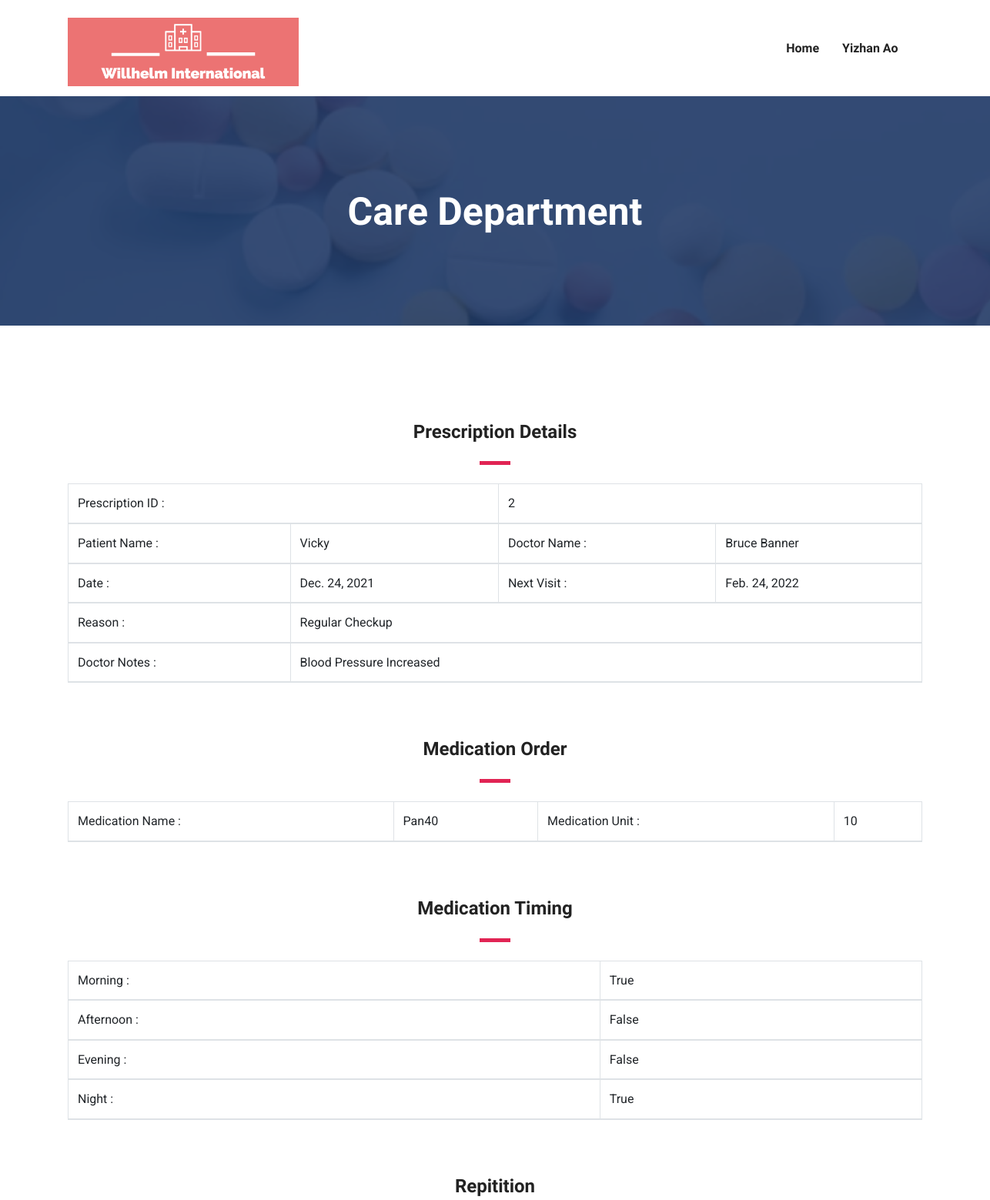
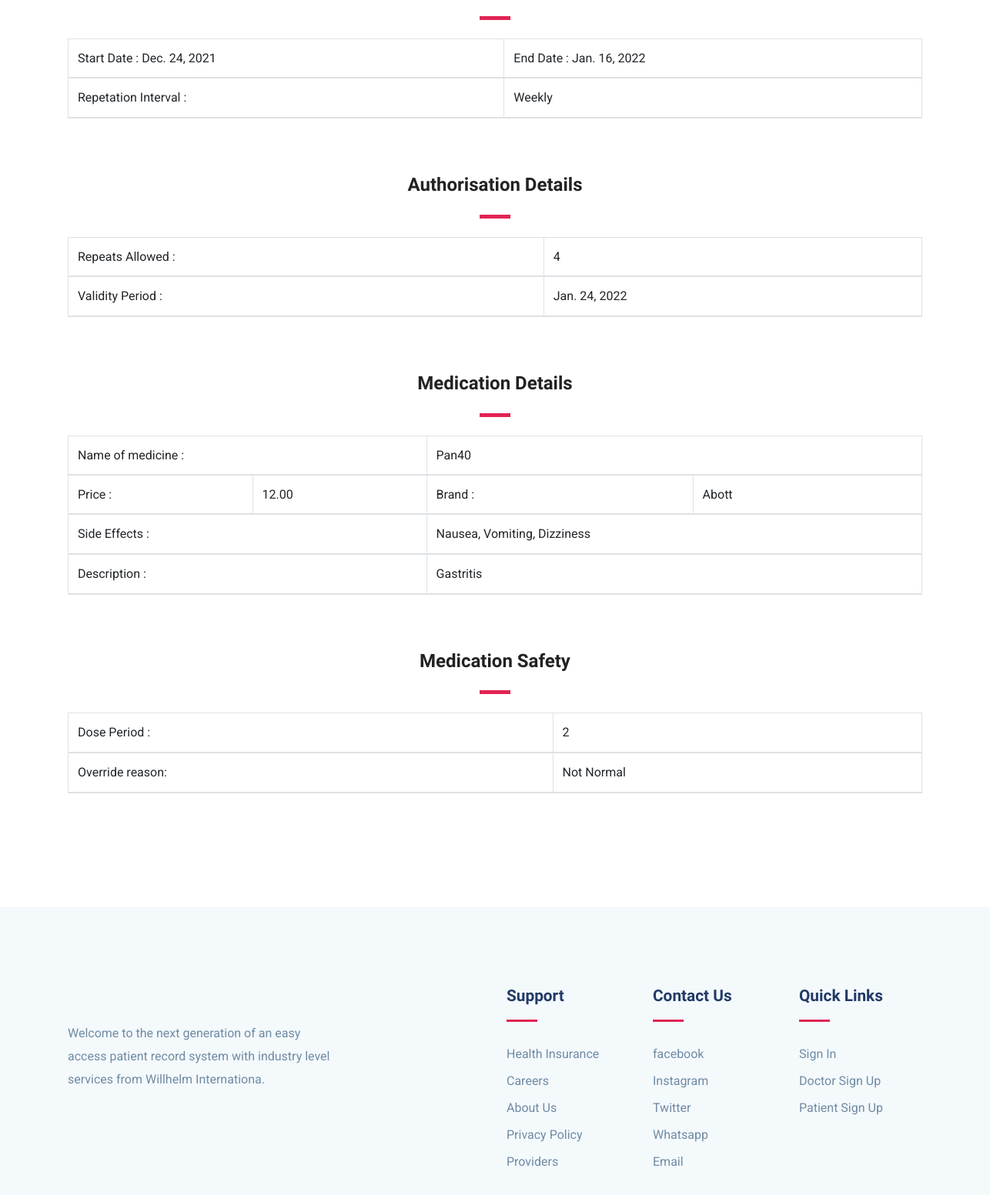
Page /prescription/2 (signed in) on the committed database (2 pictures, top to bottom).
### doctor/models.py (models this page shows, shortened)
class DoctorProfile(models.Model):
    doctor_id = models.AutoField(primary_key=True)
    doctor_name = models.CharField(max_length=100)
    phone_num = models.CharField(max_length=15)
    email = models.EmailField(unique = True)
    created_date = models.DateField(default=now)
    department = models.ForeignKey(Department, on_delete=models.CASCADE)
    def __str__(self):
        return str(self.doctor_name)

class DoctorPrescription(models.Model):
    prescription_id = models.AutoField(primary_key=True)
    date = models.DateField()
    nextVisit = models.DateField(null=False)
    reason = models.CharField(max_length=100)
    doctors_notes = models.TextField(null=False)
    patient_id = models.ForeignKey(PatientProfile, on_delete=models.CASCADE)
    doctor_id = models.ForeignKey(DoctorProfile, on_delete=models.CASCADE)
    def __str__(self):
        return str(self.patient_id.patient_name)+ " is assigned to Dr. " + str(self.doctor_id.doctor_name)

class Medication_order(models.Model):
    medication_id = models.AutoField(primary_key=True)
    medication_unit = models.CharField(max_length=100)  # quantity - 1 tab, 2 tab, etc
    prescription_id = models.ForeignKey(DoctorPrescription, on_delete=models.CASCADE)
    medicine_code = models.ForeignKey(Medicines, on_delete=models.CASCADE)
    def __str__(self):
        return str(self.medicine_code.name) + " prescribed by Dr. " + str(self.prescription_id.doctor_id.doctor_name)

class Medicines(models.Model):
    code = models.AutoField(primary_key=True)
    name = models.CharField(max_length=50)
    price = models.DecimalField(decimal_places=2, max_digits=7)
    brand = models.CharField(max_length=50)
    side_effects = models.TextField(null=True)
    description = models.TextField(null=False)
    def __str__(self):
        return self.name

class Medication_timing(models.Model):
    medication_timing_id = models.AutoField(primary_key=True)
    morning = models.BooleanField()
    afternoon = models.BooleanField()
    evening = models.BooleanField()
    night = models.BooleanField()
    medication_id = models.ForeignKey(Medication_order, on_delete=models.CASCADE)
    def __str__(self):
        return "Timing of " + str(self.medication_id.medicine_code.name)

class Repetation(models.Model):
    repetation_id = models.AutoField(primary_key=True)
    start_date = models.DateField()
    end_date = models.DateField()
    repetation_interval = models.CharField(max_length=100) # daily, weekly, fortnightly, monthly
    medication_id = models.ForeignKey(Medication_order, on_delete=models.CASCADE)
    def __str__(self):
        return str(self.medication_id.medicine_code.name) +" medicine is continued for  " + str(self.repetation_interval) + " days"

class Authorisation_details(models.Model):
    authorization_id = models.AutoField(primary_key=True)
    number_of_repeats_allowed = models.IntegerField()
    validity_period = models.DateField()
    medication_id = models.ForeignKey(Medication_order, on_delete=models.CASCADE)
    def __str__(self):
        return str(self.medication_id.medicine_code.name) + " is allowed " + str(self.number_of_repeats_allowed) + " times"

class Medication_safety(models.Model):
    medication_safety_id = models.AutoField(primary_key=True)
    max_dose_per_period = models.IntegerField()
    override_reason = models.CharField(max_length=500) # Reason for represcribing
    medication_id = models.ForeignKey(Medication_order, on_delete=models.CASCADE)
    def __str__(self):
        return "Safety with " + str(self.medication_id.medicine_code.name)

### patient/models.py (models this page shows, shortened)
class PatientProfile(models.Model):
    patient_id = models.AutoField(primary_key=True)
    email = models.EmailField(unique=True)
    patient_name = models.CharField(max_length=50)
    gender = models.CharField(max_length=10)
    phone_num = models.CharField(max_length=15)
    patient_relative_name = models.CharField(max_length=50, null=True)
    patient_relative_contact = models.CharField(max_length=15, null=True)
    resd_address = models.TextField()
    prior_ailments = models.TextField()
    dob = models.DateField(null=True)
    created_date = models.DateField(default=now)
    def __str__(self):
        return str(self.patient_name)
    class Meta:
        db_table = 'PatientProfile'

### doctor/views.py (the view)
# urls.py: path('prescription/<int:id>', view_prescription, name='view_prescription'),
@login_required(login_url='/login/')
def view_prescription(request, id):
    userprofile = get_userprofile_by_request(request)
    prescription = DoctorPrescription.objects.filter(prescription_id = id)[0]
    medication_orders = Medication_order.objects.filter(prescription_id=prescription.prescription_id)
    if userprofile and request.user.is_doctor:
        prescription_data = {
            'prescription_details': prescription,
            'medication_data':[],
            'username': userprofile.doctor_name, 'usertype': 'doctor'
            }
    else:
        prescription_data = {
        'prescription_details': prescription,
        'medication_data':[],
        'username': userprofile.patient_name, 'usertype': 'patient'
        }
    for med_order in medication_orders:
        authorization = Authorisation_details.objects.filter(medication_id=med_order.medication_id)[0]
        med_timing = Medication_timing.objects.filter(medication_id=med_order.medication_id)[0]
        repetation = Repetation.objects.filter(medication_id=med_order.medication_id)[0]
        med_safety = Medication_safety.objects.filter(medication_id=med_order.medication_id)[0]
        medicine_details = Medicines.objects.filter(name = med_order.medicine_code)[0]
        medication_data = {
            'medication_order': med_order,
            'authorization': authorization,
            'med_timing': med_timing,
            'repetation': repetation,
            'med_safety': med_safety,
            'medicine_details': medicine_details
            }
        prescription_data['medication_data'].append(medication_data)
    print(prescription_data)
    return render(request,'doc_prescription.html', prescription_data)

### doctor/templates/doc_prescription.html (shortened to what this page needs)
{% extends "base.html" %}
{% block body %}
<section class="page-title bg-3">
  <div class="container">
    <div class="row">
      <div class="col-md-12">
        <div class="block text-center">
          <h1 class="text-capitalize mb-5 text-lg">Care Department</h1>
        </div>
      </div>
    </div>
  </div>
</section>
<section class="section service-2">
  <div class="container">
    <div class="row">
      <div class="col-lg-12">
        <div class="text-center">
          <h3 class="mb-2">Prescription Details</h3>
          <div class="divider mx-auto my-4"></div>
        </div>
      </div>
      <div class="col-lg-12">
        <div class="depatment-block mb-5">
          <table class="table table-bordered">
            <thead>
              <tr>
                <td colspan="2">Prescription ID : </td>
                <td colspan="2">{{prescription_details.prescription_id}}</td>
              </tr>
              <tr>
                <td>Patient Name : </td>
                <td>{{prescription_details.patient_id}}</td>
                <td>Doctor Name : </td>
                <td>{{prescription_details.doctor_id}}</td>
              </tr>
              <tr>
                <td>Date : </td>
                <td>{{prescription_details.date}}</td>
                <td>Next Visit : </td>
                <td>{{prescription_details.nextVisit }}</td>
              </tr>
              <tr>
                <td colspan="1">Reason : </td>
                <td colspan="5">{{prescription_details.reason}}</td>
              </tr>
              <tr>
                <td colspan="1">Doctor Notes : </td>
                <td colspan="5">{{prescription_details.doctors_notes }}</td>
              </tr>
            </thead>
          </table>
        </div>
      </div>
      {% for data in medication_data %}
      <div class="col-lg-12">
        <div class="text-center">
          <h3 class="mb-2">Medication Order</h3>
          <div class="divider mx-auto my-4"></div>
        </div>
      </div>
      <div class="col-lg-12">
        <div class="depatment-block mb-5">
          <table class="table table-bordered">
            <thead>
              <tr>
                <td>Medication Name : </td>
                <td>{{data.medication_order.medicine_code}}</tdn=>
                <td>Medication Unit : </td>
                <td>{{data.medication_order.medication_unit}}</tdcolspan=>
              </tr>
            </thead>
          </table>
        </div>
      </div>
      <div class="col-lg-12">
        <div class="text-center">
          <h3 class="mb-2">Medication Timing</h3>
          <div class="divider mx-auto my-4"></div>
        </div>
      </div>
      <div class="col-lg-12">
        <div class="depatment-block mb-5">
          <table class="table table-bordered">
            <thead>
              <tr>
                <td>Morning : </td>
                <td>{{data.med_timing.morning}}</td>
              </tr>
              <tr>
                <td>Afternoon : </td>
                <td>{{data.med_timing.afternoon}}</td>
              </tr>
              <tr>
                <td>Evening : </td>
                <td>{{data.med_timing.evening}}</td>
              </tr>
              <tr>
                <td>Night : </td>
                <td>{{data.med_timing.night}}</td>
              </tr>
            </thead>
          </table>
        </div>
      </div>
      <div class="col-lg-12">
        <div class="text-center">
          <h3 class="mb-2">Repitition</h3>
          <div class="divider mx-auto my-4"></div>
        </div>
      </div>
      <div class="col-lg-12">
        <div class="depatment-block mb-5">
          <table class="table table-bordered">
            <thead>
              <tr>
                <td>Start Date : {{data.repetation.start_date}}</td>
                <td>End Date : {{data.repetation.end_date}}</td>
              </tr>
              <tr>
                <td>Repetation Interval : </td>
                <td>{{data.repetation.repetation_interval}}</td>
              </tr>
            </thead>
          </table>
        </div>
      </div>
      <div class="col-lg-12">
        <div class="text-center">
          <h3 class="mb-2">Authorisation Details</h3>
          <div class="divider mx-auto my-4"></div>
        </div>
      </div>
      <div class="col-lg-12">
        <div class="depatment-block mb-5">
          <table class="table table-bordered">
            <thead>
              <tr>
                <td>Repeats Allowed : </td>
                <td>{{data.authorization.number_of_repeats_allowed}}</td>
              </tr>
              <tr>
                <td>Validity Period : </td>
                <td>{{data.authorization.validity_period}}</td>
              </tr>
            </thead>
          </table>
        </div>
      </div>
      <div class="col-lg-12">
        <div class="text-center">
          <h3 class="mb-2">Medication Details</h3>
          <div class="divider mx-auto my-4"></div>
        </div>
      </div>
      <div class="col-lg-12">
        <div class="depatment-block mb-5">
          <table class="table table-bordered">
            <thead>
              <tr>
                <td colspan="2">Name of medicine : </td>
                <td colspan="2">{{data.medicine_details.name}}</td>
              </tr>
              <tr>
              <tr>
                <td colspan="1">Price : </td>
                <td colspan="1">{{data.medicine_details.price}}</td>
                <td>Brand : </td>
                <td>{{data.medicine_details.brand}}</td>
              </tr>
              </tr>
              <tr>
                <td colspan="2">Side Effects : </td>
                <td colspan="2">{{data.medicine_details.side_effects}}</td>
              </tr>
              <tr>
                <td colspan="2">Description : </td>
                <td colspan="2">{{data.medicine_details.description}}</td>
              </tr>
            </thead>
          </table>
        </div>
      </div>
      <div class="col-lg-12">
        <div class="text-center">
          <h3 class="mb-2">Medication Safety</h3>
          <div class="divider mx-auto my-4"></div>
        </div>
      </div>
      <div class="col-lg-12">
        <div class="depatment-block mb-5">
          <table class="table table-bordered">
            <thead>
              <tr>
                <td>Dose Period : </td>
                <td>{{data.med_safety.max_dose_per_period}}</td>
              </tr>
              <tr>
                <td>Override reason: </td>
                <td>{{data.med_safety.override_reason}}</td>
              </tr>
            </thead>
          </table>
        </div>
      </div>
      {% endfor %}
    </div>
  </div>
</section>
{% endblock %}

### templates/nav.html (shortened to what this page needs)
{% block nav %}
{% load static %}
<header>
  <nav class="navbar navbar-expand-lg navigation" id="navbar">
    <div class="container">
      {% if disable %}
        <img src="{% static 'images/newlogo.png' %}" alt="" width="300" height="300" class="img-fluid">
      {% else %}
      <a class="navbar-brand" href="/">
        <img src="{% static 'images/newlogo.png' %}" alt="" width="300" height="400" class="img-fluid">
      </a>
      {% endif %}
      {% if not disable %}
      <div class="collapse navbar-collapse" id="navbarmain">
        <ul class="navbar-nav ml-auto">
          <li class="nav-item active">
            {% if usertype == 'patient'%}
            <a class="nav-link" href="/patient">Home</a>
            {% elif usertype == 'doctor'%}
            <a class="nav-link" href="/doctor">Home</a>
            {% else %}
            <a class="nav-link" href="/">Home</a>
            {% endif %}
          </li>
          {% if usertype == 'patient'%}
          <li class="nav-item dropdown">
            <a class="nav-link dropdown-toggle" href="#" id="dropdown02" data-toggle="dropdown" aria-haspopup="true"
              aria-expanded="false">{{username}} <i class="icofont-thin-down"></i></a>
            <ul class="dropdown-menu" aria-labelledby="dropdown02">
              <li><a class="dropdown-item" href="/patient/info">My Profile</a></li>
              <li><a class="dropdown-item" href="/alldoctors">All Doctors</a></li>
              <li><a class="dropdown-item" href="/patient/update/info">Update Profile</a></li>
              <li><a class="dropdown-item" href="/patient/update/medicalinfo">Update Medical Info</a></li>
              <li><a class="dropdown-item" href="/doctor/register">Logout</a></li>
            </ul>
          </li>
            {% elif usertype == 'doctor'%}
            <li class="nav-item dropdown">
              <a class="nav-link dropdown-toggle" href="#" id="dropdown02" data-toggle="dropdown" aria-haspopup="true"
                aria-expanded="false">{{username}} <i class="icofont-thin-down"></i></a>
            </li>
            {% endif %}
            {% endif %}
        </ul>
      </div>
    </div>
  </nav>
</header>
{% endblock %}

### rows in the picture
DoctorProfile: doctor_name "Yizhan Ao"
DoctorPrescription: prescription_id "2", patient_id "Vicky", doctor_id "Bruce Banner", date "Dec. 24, 2021", nextVisit "Feb. 24, 2022", reason "Regular Checkup", doctors_notes "Blood Pressure Increased"
Medication_order: medication_order.medicine_code "Pan40", medication_order.medication_unit "10", med_timing.morning "True", med_timing.afternoon "False", med_timing.evening "False", med_timing.night "True", repetation.start_date "Dec. 24, 2021", repetation.end_date "Jan. 16, 2022", repetation.repetation_interval "Weekly", authorization.number_of_repeats_allowed "4", authorization.validity_period "Jan. 24, 2022", medicine_details.name "Pan40", medicine_details.price "12.00", medicine_details.brand "Abott", medicine_details.side_effects "Nausea, Vomiting, Dizziness", medicine_details.description "Gastritis", med_safety.max_dose_per_period "2", med_safety.override_reason "Not Normal"
